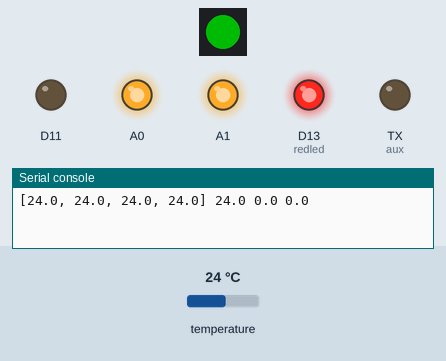
Bench run of a program on a simulated CircuitPython board. Parts: 1 RGB LEDs in strip order, left to right, output pins drawn as LEDs (lit = HIGH), the last lines printed to the serial console. Inputs (shaded band) come from the test bench; at power-on: temperature 24 °C. Dim RGB values are drawn brighter than linear; pins used as bus, display or sensor lines are not drawn.

Above: at 1.6 s.
1.7 s: temperature set to 12 °C
At 3.7 s:
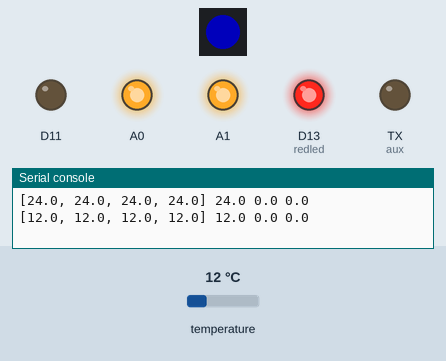
4.0 s: temperature set to 19 °C
At 5.0 s:
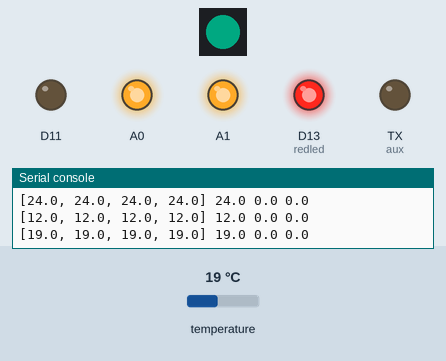
5.5 s: temperature set to 33 °C
At 6.2 s:
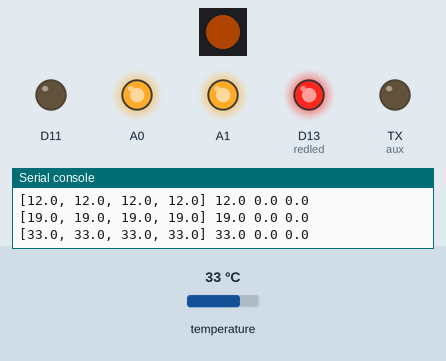
7.0 s: temperature set to 41 °C
At 7.4 s:
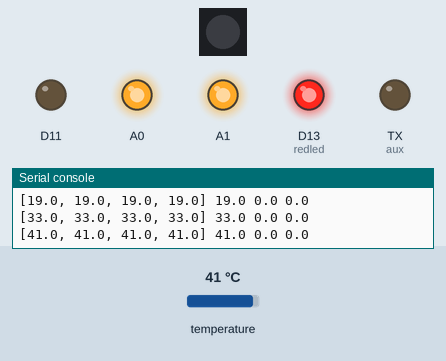
Timing chart, 0 to 9.5 s (numbered marks = the images above; inputs shaded):
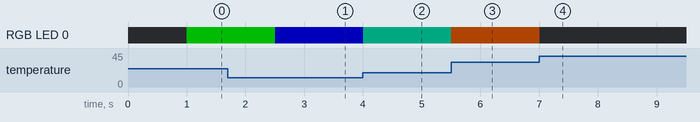

Measured:
- after the input at 1.7 s, RGB LED 0: RGB(0, 74, 1) → RGB(0, 0, 75) after 0.80 s
- after the input at 4.0 s, RGB LED 0: RGB(0, 0, 75) → RGB(0, 43, 33) at once
- after the input at 5.5 s, RGB LED 0: RGB(0, 43, 33) → RGB(54, 21, 0) at once
- after the input at 7.0 s, RGB LED 0: RGB(54, 21, 0) → off at once

The program:

code.py
```python
## CircuitPython Imports
import digitalio
import analogio
import pulseio
import busio
import supervisor
import board
import time
import neopixel

## Local Imports
import adafruit_max31865 as max31865
import vnh5019

def mean(data):
    return sum(data)/float(len(data))

def _ss(data):
    c = mean(data)
    ss = sum((x-c)**2 for x in data)
    return ss

def stddev(data, ddof=0):
    ss = _ss(data)
    pvar = ss/(len(data)-ddof)
    return pvar**0.5

RTD_NOMINAL   = 1000.0  ## Resistance of RTD at 0C
RTD_REFERENCE = 4300.0  ## Value of reference resistor on PCB

spi = busio.SPI(board.SCK, MOSI=board.MOSI, MISO=board.MISO)

## Create SPI Chip Select pins
cs1  = digitalio.DigitalInOut(board.D10)
cs2  = digitalio.DigitalInOut(board.D9)
cs3  = digitalio.DigitalInOut(board.D6)
cs4  = digitalio.DigitalInOut(board.D5)
css  = [cs1, cs2, cs3, cs4]

sensors = []
pixel = False

if hasattr(board, 'NEOPIXEL'):
    led = neopixel.NeoPixel(board.NEOPIXEL, 1)
    led.brightness = 0.3
    pixel = True

## Create array for the RTD sensors on the SenseTemp Wing
for cs in css:
    cs.switch_to_output(digitalio.DriveMode.PUSH_PULL)

    sensors.append(
        max31865.MAX31865(
            spi, cs,
            wires        = 4,
            rtd_nominal  = RTD_NOMINAL,
            ref_resistor = RTD_REFERENCE
        )
    )

redled = digitalio.DigitalInOut(board.D13)
redled.switch_to_output(digitalio.DriveMode.PUSH_PULL)

ON = 0.05

def wheel(pos):
    # Input a value 0 to 255 to get a color value.
    # The colours are a transition r - g - b - back to r.
    if pos < 0:
        return 0, 0, 0

    if pos > 255:
        return 255, 0, 0

    if pos < 85:
        return int(255 - pos * 3), int(pos * 3), 0

    if pos < 170:
        pos -= 85
        return 0, int(255 - pos * 3), int(pos * 3)

    pos -= 170
    return int(pos * 3), 0, int(255 - (pos * 3))


pins = dict(
    ina=board.A0, inb=board.A1,
    diaga=board.A3, diagb=board.A2,
    pwm=board.D11, fb=board.A4
)

vnh = vnh5019.VNH5019(pins)
aux = pulseio.PWMOut(board.TX, frequency=100)

def fan(value):
    aux.duty_cycle = value

def tec(value):
    vnh.set(value)

def temps():
    data = [sensor.temperature for sensor in sensors]
    print(data)

while True:
    # print("faults  : {} {}".format(*vnh.faults()))
    # print("current : {}".format(vnh.current()))

    led.value = True
    time.sleep(ON)
    led.value = False
    time.sleep(1.0 - ON)

    data = [sensor.temperature for sensor in sensors]

    if pixel:
        # Scale and reverse colors so that high temperatures (30C) -> red color
        color = 255 - data[0]*7
        led.fill(wheel(int(color)))

    if supervisor.runtime.serial_connected:
        print(data, mean(data), max(data) - min(data), stddev(data))
        time.sleep(0.3)

    time.sleep(0.2)
```

vnh5019.py
```python
import digitalio
import analogio
import pulseio

class VNH5019:

    def __init__(self, pins):
        self.pins = pins
        self.state = 0

        self.setup_pins()

    def setup_pins(self):
        self.ina = digitalio.DigitalInOut(self.pins['ina'])
        self.ina.switch_to_output(digitalio.DriveMode.PUSH_PULL)

        self.inb = digitalio.DigitalInOut(self.pins['inb'])
        self.inb.switch_to_output(digitalio.DriveMode.PUSH_PULL)

        self.diaga = digitalio.DigitalInOut(self.pins['diaga'])
        self.diaga.switch_to_input(pull=digitalio.Pull.UP)

        self.diagb = digitalio.DigitalInOut(self.pins['diagb'])
        self.diagb.switch_to_input(pull=digitalio.Pull.UP)

        self.fb = analogio.AnalogIn(self.pins['fb'])

        self.pwm = pulseio.PWMOut(self.pins['pwm'], frequency=20000)

    def set(self, rate):

        # Ignore values that are out of bounds
        if abs(rate) >= 2**16:
            return

        if rate > 0:
            if self.state <= 0:
                print("State {} to 1".format(self.state))
                self.inb.value = False
                self.ina.value = True
                self.state = 1

        elif rate < 0:
            if self.state >= 0:
                print("State {} to -1".format(self.state))
                self.ina.value = False
                self.inb.value = True
                self.state = -1
        else:
            self.state = 0
            self.ina.value = False
            self.inb.value = False


        self.pwm.duty_cycle = abs(rate)

    def faults(self):
        return (not self.diaga.value, not self.diagb.value)

    def current(self):
        voltage = float(self.fb.value) * self.fb.reference_voltage / 2**16
        current = voltage / 0.14
        return current
```
